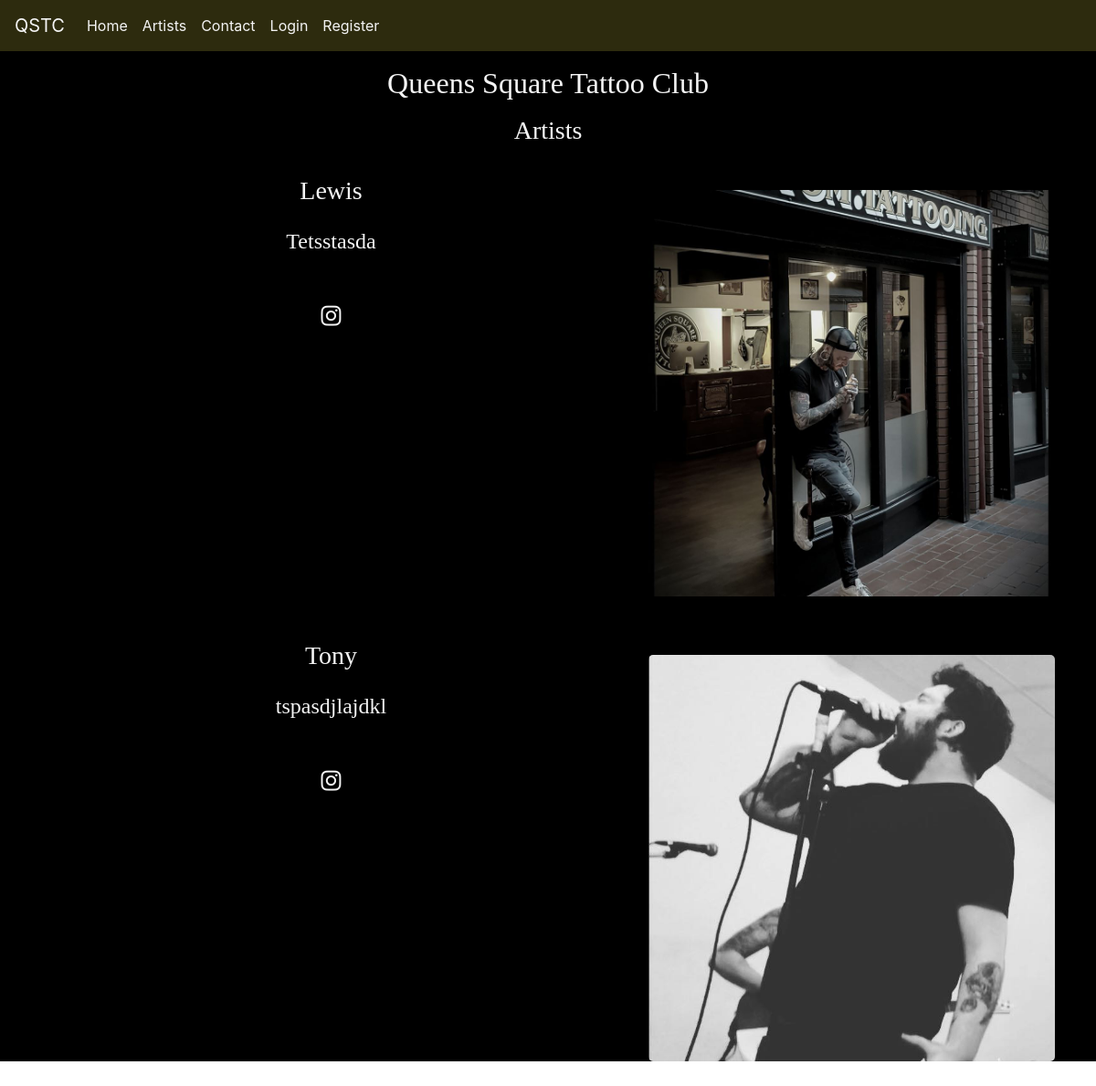
Screenshot of /home/artist/ with the database file from the repository.
### home/models.py (models this page shows, shortened)
class Artist(models.Model):
    name = models.CharField(max_length=100)
    image = models.ImageField(upload_to='artist')
    about = models.TextField()
    twitter_handle = models.CharField(max_length=30, blank=True)
    instagram_handle = models.CharField(max_length=30, blank=True)
    profile = models.OneToOneField(Profile, on_delete=models.CASCADE, related_name='artist_profile')

### home/views.py (the view)
# urls.py: path('artist/', artists, name="artists"),
def artists(request):
    tattoo_artists = Artist.objects.order_by("name")
    return render(request, "artists.html", {"tattoo_artists": tattoo_artists})

### home/templates/artists.html
{% extends 'base.html' %} {% load static %} {% block page_title %} QTSC - Artists {% endblock %} {% block content %}
<div class="home-bg">
    <div class="row mb-4">
        <div class="col-12 text-center">
            <h2 class="mb-3">Queens Square Tattoo Club</h2>
            <h3>Artists</h3>
        </div>
    </div>
    {% for a in tattoo_artists %}
    <div class="row mb-5">
        <div class="col-md-7 col-12 text-center">
            <h3 class="mb-4">{{ a.name }}</h3>
            <h4>{{ a.about }}</h4>
            <div class="row social-links">
                <div class="col-12">
                    <br>
                    <br> {% if a.instagram_handle %}
                    <a class="fa-lg mx-1" href="https://www.instagram.com/{{ a.instagram_handle }}" target="_blank"><i class="fab fa-instagram fa-lg"></i></a> {% endif %}
                    <br>
                </div>
            </div>
        </div>
        <div class="col-md-5 col-12">
            <img class="img-fluid detail-img" src="{{ MEDIA_URL }}{{ a.image }}">
            <br>
        </div>
    </div>
    {% endfor %}
</div>
{% endblock %}

### static/css/styles.css (style rules this page uses)
.home-bg { font-family: 'Cinzel', serif; }
.home-bg a { color: #f4f4f4; text-decoration: none; transition: all 0.35s ease-in-out; -moz-transition: all 0.35s ease-in-out; -webkit-transition: all 0.35s ease-in-out; -o-transition: all 0.35s ease-in-out; }
.detail-img { margin-top: 1rem; transition: all 0.35s ease-in-out; -moz-transition: all 0.35s ease-in-out; -webkit-transition: all 0.35s ease-in-out; -o-transition: all 0.35s ease-in-out; border-radius: 5px; }

### rows the page displays
Artist: name "Lewis", about "Tetsstasda", image (picture)
Artist: name "Tony", about "tspasdjlajdkl", image (picture)
